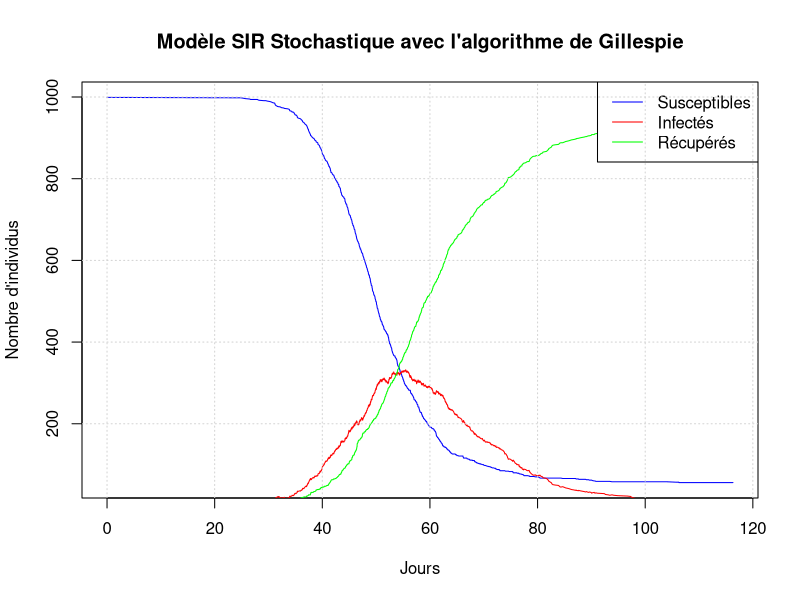

Here is the R script that generated this plot:
# Paramètres du modèle
population <- 1000  # Taille de la population totale
infectes_initiaux <- 1  # Nombre initial d'infectés
taux_transmission <- 0.3  # Taux de transmission
taux_recuperation <- 0.1  # Taux de récupération
duree_simulation <- 200  # Durée de la simulation en jours

# Initialisation des compartiments S, I et R
S <- population - infectes_initiaux
I <- infectes_initiaux
R <- 0

# Vecteurs pour stocker les résultats au fil du temps
temps <- c(0)
susceptibles <- c(S)
infectes <- c(I)
recuperes <- c(R)

# Boucle de simulation avec l'algorithme de Gillespie
while (temps[length(temps)] < duree_simulation & I!=0) {
  # Calcul des taux d'événements
  taux_infection <- taux_transmission * S * I / population
  taux_guerison <- taux_recuperation * I
  
  # Calcul du taux total d'événements
  taux_total <- taux_infection + taux_guerison
  
  # Génération d'un temps d'événement exponentiel
  temps_evenement <- rexp(1, rate = taux_total)
  
  # Mise à jour du temps de simulation
  temps <- c(temps, temps[length(temps)] + temps_evenement)
  
  # Choix de l'événement (infection ou guérison) en fonction des probabilités
  prob_infection <- taux_infection / taux_total
  if (runif(1) < prob_infection) {
    S <- S - 1
    I <- I + 1
  } else {
    I <- I - 1
    R <- R + 1
  }
  
  # Stockage des résultats
  susceptibles <- c(susceptibles, S)
  infectes <- c(infectes, I)
  recuperes <- c(recuperes, R)
}

# Tracé des courbes
plot(temps, susceptibles, type = 'l', col = 'blue', xlab = 'Jours', ylab = 'Nombre d\'individus',
     main = 'Modèle SIR Stochastique avec l\'algorithme de Gillespie')
lines(temps, infectes, col = 'red')
lines(temps, recuperes, col = 'green')
legend('topright', legend = c('Susceptibles', 'Infectés', 'Récupérés'), col = c('blue', 'red', 'green'), lty = 1)
grid()